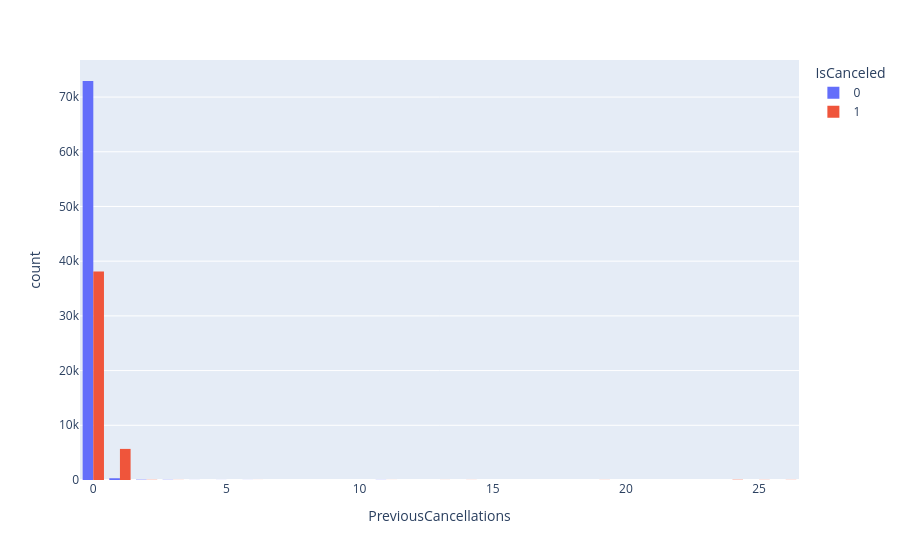

The code cell stored with this chart in its notebook:
### Code cell
px.histogram(hotel_df, x='PreviousCancellations', color="IsCanceled", barmode='group')

### Figure 1 — Plotly figure (JSON) as saved in the notebook; plotly's stock layout.template omitted (floating-point values rounded to 4 significant figures; data arrays with more than 128 entries replaced by an {"elided": "..."} marker saying what was removed)
{"data": [{"alignmentgroup": "True", "bingroup": "x", "hovertemplate": "IsCanceled=0<br>PreviousCancellations=%{x}<br>count=%{y}<extra></extra>", "legendgroup": "0", "marker": {"color": "#636efa", "pattern": {"shape": ""}}, "name": "0", "offsetgroup": "0", "orientation": "v", "showlegend": true, "type": "histogram", "x": {"elided": "73419 int values"}, "xaxis": "x", "yaxis": "y"}, {"alignmentgroup": "True", "bingroup": "x", "hovertemplate": "IsCanceled=1<br>PreviousCancellations=%{x}<br>count=%{y}<extra></extra>", "legendgroup": "1", "marker": {"color": "#EF553B", "pattern": {"shape": ""}}, "name": "1", "offsetgroup": "1", "orientation": "v", "showlegend": true, "type": "histogram", "x": {"elided": "44010 int values"}, "xaxis": "x", "yaxis": "y"}], "layout": {"barmode": "group", "legend": {"title": {"text": "IsCanceled"}, "tracegroupgap": 0}, "margin": {"t": 60}, "xaxis": {"anchor": "y", "domain": [0, 1], "title": {"text": "PreviousCancellations"}}, "yaxis": {"anchor": "x", "domain": [0, 1], "title": {"text": "count"}}}}
